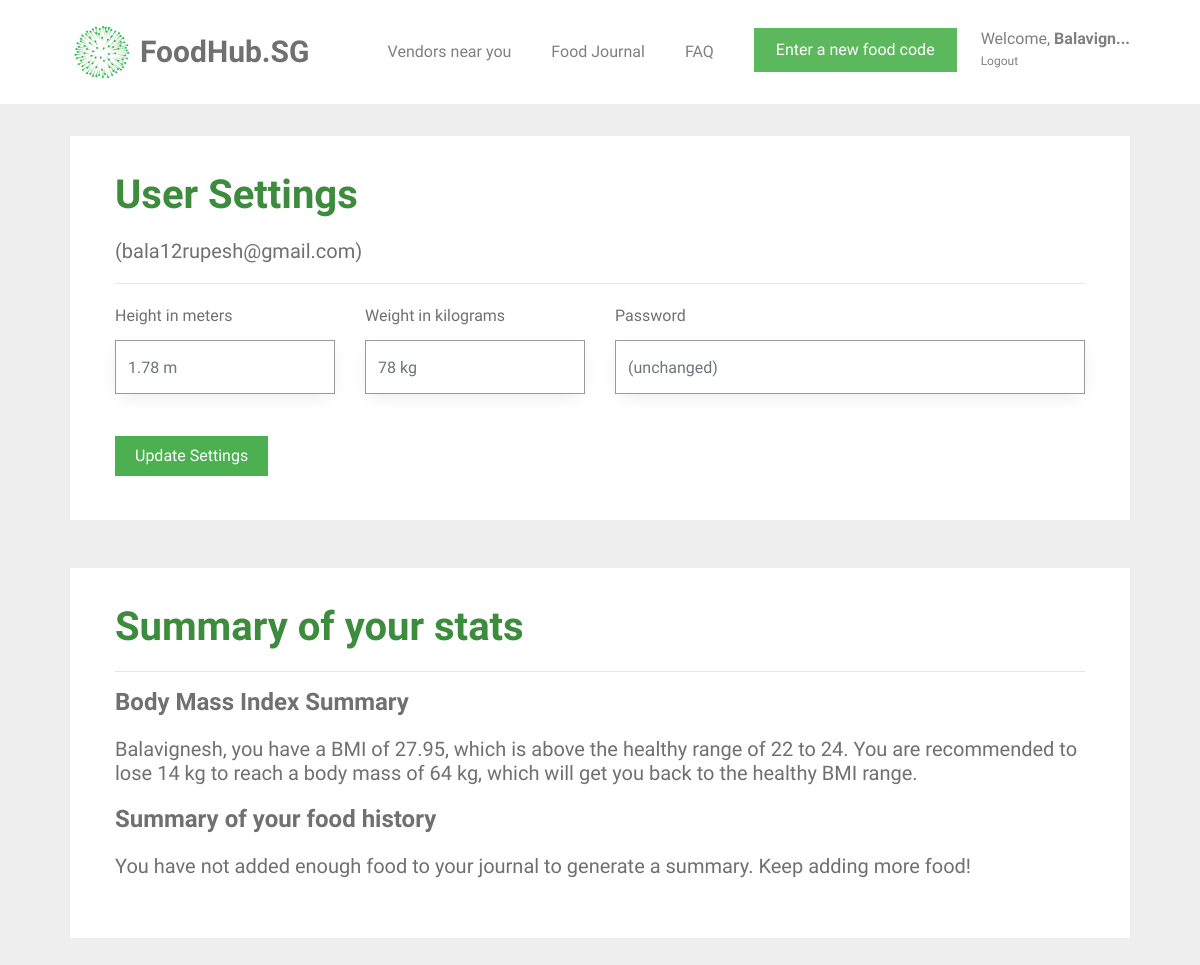
Page /user_settings (signed in) on the committed database.
### tables this page shows
CREATE TABLE user (
  id INTEGER PRIMARY KEY AUTOINCREMENT,
  name TEXT NOT NULL,
  email VARCHAR(512) UNIQUE NOT NULL,
  password TEXT NOT NULL,
  height INTEGER NOT NULL,
  weight INTEGER NOT NULL
);

### foodhubsg/user.py (the view, shortened to what this page needs)
@bp.route('/user_settings', methods=('GET', 'POST'))
@login_required
def user_settings():
    db = get_db()
    food_items = db.execute(
        'SELECT f.id, creator_id, food_name, created, calories, food_code, email'
        ' FROM food_entry f JOIN user u ON f.creator_id = u.id'
        ' WHERE f.creator_id = ? AND DATE(f.created) IN'
        ' (SELECT DISTINCT DATE(created) FROM food_entry '
        ' WHERE NOT date(f.created) = date("now") ORDER BY datetime(created) DESC LIMIT 8)'
        ' ORDER BY datetime(created) DESC',
        (g.user['id'],),
    ).fetchall()
    users = db.execute(
        'SELECT id, name, email, password, height, weight'
        ' FROM user'
        ' WHERE id = ?',
        (g.user['id'],),
    ).fetchall()
    for user in users:
        id = user['id']
        name = user['name']
        weight = user['weight']
        height = user['height']
        email = user['email']
        password = user['password']
    bmi = round(weight / height ** height, 2)
    all_dates = []
    food_dates = []
    calories_list = []
    breakfast_list = []
    lunch_list = []
    dinner_list = []
    snack_list = []
    user_average_calories = 0
    number_of_days = 0
    average_breakfast_calories = 0
    average_lunch_calories = 0
    average_dinner_calories = 0
    average_snack_calories = 0
    calories_statement = None
    snack_message = None
    password_placeholder = "(unchanged)"
    if food_items == []:
        food_exists = 0
    else:
        food_exists = 1
    for food in food_items:
        food_date = food['created'].strftime('%d-%m-%y')
        all_dates.append(food_date)
    all_dates = remove_duplicates(all_dates)
    ideal_weight = weight
    if bmi < 22:
        while ideal_weight / height ** height < 23:
            ideal_weight = ideal_weight + 1
        lose_weight = ideal_weight - weight
        bmi_statement = "{0}, you have a BMI of {1}, which is below the healthy range of 22 to 24. You are recommended " \
                        "to gain {2} kg to reach a body mass of {3} kg, which will get you back to the healthy BMI range." \
                        .format(name, bmi, lose_weight, ideal_weight)
    elif 22 < bmi < 24:
        bmi_statement = "{0}, you have a BMI of {1}, which is exactly within the healthy BMI range. " \
                        "Keep it up!".format(name, bmi)
    elif bmi > 24:
        while ideal_weight / height ** height > 23:
            ideal_weight = ideal_weight - 1
        lose_weight = weight - ideal_weight
        bmi_statement = "{0}, you have a BMI of {1}, which is above the healthy range of 22 to 24. You are recommended " \
                        "to lose {2} kg to reach a body mass of {3} kg, which will get you back to the healthy BMI range." \
                        .format(name, bmi, lose_weight, ideal_weight)
    if average_snack_calories:
        if average_snack_calories > 300:
            snack_message = "Also, you need to decrease your out-of-schedule snack intake."
    return render_template('user/user_settings.html',
                           name=name, weight=weight, height=height, email=email, password=password, bmi_statement=bmi_statement,
                           calories_statement=calories_statement, number_of_days=number_of_days, user_average_calories=user_average_calories,
                           food_exists=food_exists, password_placeholder=password_placeholder, snack_message=snack_message,
                           average_breakfast_calories=average_breakfast_calories, average_lunch_calories=average_lunch_calories,
                           average_dinner_calories=average_dinner_calories, average_snack_calories=average_snack_calories)

### foodhubsg/auth.py (called while the page is built)
def login_required(view):
    @functools.wraps(view)
    def wrapped_view(**kwargs):
        if g.user is None:
            return redirect(url_for('auth.login'))
        return view(**kwargs)
    return wrapped_view

@bp.before_app_request
def load_logged_in_user():
    user_id = session.get('user_id')
    if user_id is None:
        g.user = None
    else:
        g.user = get_db().execute(
            'SELECT * FROM user WHERE id = ?', (user_id,)
        ).fetchone()

### foodhubsg/db.py (called while the page is built)
def get_db():
    if 'db' not in g:
        g.db = sqlite3.connect(
            current_app.config['DATABASE'],
            detect_types=sqlite3.PARSE_DECLTYPES
        )
        g.db.row_factory = sqlite3.Row
    return g.db

### foodhubsg/user.py (called while the page is built)
def remove_duplicates(values):
    output = []
    seen = set()
    for value in values:
        if value not in seen:
            output.append(value)
            seen.add(value)
    return output

### foodhubsg/templates/user/user_settings.html (shortened to what this page needs)
{% extends 'base.html' %}
{% block content %}
<div id="colorlib-container">
    <div class="container">
        <div class="box1">
        <div class="row row-pb-md">
            <div class="col-md-12">
                <header>
                    <h1 class="font_color"><b>User Settings</b></h1>
                    <h5>({{ email }})</h5>
                    <hr>
                </header>
                <form method="post">
                    <div class="row form-group">
                        <div class="col-md-3">
                            <label>Height in meters</label>
                            <input name="height" id="height" type="number" step="0.01" class="form-control delprefix" value="{{ request.form['height'] }}" placeholder="{{ g.user['height'] }} m">
                        </div>
                        <div class="col-md-3">
                            <label>Weight in kilograms</label>
                            <input name="weight" id="weight" type="number" step="0.01" class="form-control delprefix" value="{{ request.form['weight'] }}" placeholder="{{ g.user['weight'] }} kg">
                        </div>
                        <div class="col-md-6 new-password">
                            <label>Password</label>
                            <input name="password" id="password" type="password" class="form-control delprefix" placeholder="{{ password_placeholder }}">
                        </div>
                    </div>
                    <br>
                    <input type="submit" value="Update Settings" class="btn btn-primary" style="background-color: #4CAF50;">
                </form>
            </div>
        </div>
        </div>
        <div class="box1">
        <div class="row row-pb-md">
            <div class="col-md-12">
                <header id="summary-header">
                    <h1 class="font_color"><b>Summary of your stats</b></h1>
                    <hr>
                </header>
                <h4><b>Body Mass Index Summary</b></h4>
                <h5>{{ bmi_statement }}</h5>
                <h4><b>Summary of your food history</b></h4>
                {% if food_exists == 0 %}
                    <h5>You have not added enough food to your journal to generate a summary. Keep adding more food!</h5>
                {% endif %}
            </div>
        </div>
        </div>
    </div>
</div>
{% endblock %}

### foodhubsg/templates/base.html (shortened to what this page needs)
<!doctype html>
<link rel="stylesheet" href="https://cdnjs.cloudflare.com/ajax/libs/font-awesome/4.7.0/css/font-awesome.min.css">
<link rel="stylesheet" href="https://stackpath.bootstrapcdn.com/bootstrap/4.1.3/css/bootstrap.min.css">
<link rel="stylesheet" href="../static/css/animate.css">
<link rel="stylesheet" href="../static/css/icomoon.css">
<link rel="stylesheet" href="../static/css/magnific-popup.css">
<link rel="stylesheet" href="../static/css/flexslider.css">
<link rel="stylesheet" href="../static/css/owl.carousel.min.css">
<link rel="stylesheet" href="../static/css/owl.theme.default.min.css">
<link rel="stylesheet" href="../static/css/style.css">
    {% block navbar %}
        <nav class="navbar navbar-light bg-white">
            <div class="container">
                <a class="navbar-brand" href="{{ url_for('index') }}">
                    <img src="../static/images/healthhub-logo.png" width="65px" height="60px" class="d-inline-block align-top" alt="FoodHub.SG Logo">
                    <span id="webname">FoodHub.SG</span>
                </a>
                {% if g.user %}
                    <ul class="navbar-nav ml-auto">
                        <li class="nav-item">
                            <a class="nav-link" href="{{ url_for('vendors.vendors') }}">Vendors near you</a>
                        </li>
                        <li class="nav-item">
                            <a class="nav-link" href="{{ url_for('food.food_journal') }}">Food Journal</a>
                        </li>
                        <li class="nav-item">
                            <a class="nav-link" href="{{ url_for('user.faq') }}">FAQ</a>
                        </li>
                        <li class="nav-item">
                            <a href="{{ url_for('food.food_journal') }}"><button type="button" class="btn btn-success">Enter a new food code</button></a>
                        </li>
                        <li class="nav-item settings nav-link">
                            <a class="nav-link" id="settings-link" href="{{ url_for('user.user_settings')}}">
                                Welcome, <span id="nav-name">{{ g.user['name'] }}!</span>
                            </a>
                            <a class="nav-link" id="logout-link" href="{{ url_for('auth.logout') }}">
                                Logout
                            </a>
                        </li>
                    </ul>
                {% endif %}
                {% endblock %}
            </div>
        </nav>
<section class="content">
    {% block content %}{% endblock %}
</section>

### foodhubsg/static/css/style.css (style rules this page uses)
.font_color { color: #3d8b3d; }
a { color: #F6490D; -webkit-transition: 0.5s; -o-transition: 0.5s; transition: 0.5s; }
h1, h2, h3, h4, h5, h6, figure { color: #707070; font-weight: 400; margin: 0 0 20px 0; }
#colorlib-container, #colorlib-instagram, #colorlib-about, #colorlib-contact, #colorlib-footer { padding: 2em 0; clear: both; }
.content { display: block; }
.form-control { -webkit-box-shadow: none; -moz-box-shadow: none; -ms-box-shadow: none; -o-box-shadow: none; box-shadow: none; border: none; font-size: 16px !important; font-weight: 300; -webkit-border-radius: 0px; -moz-border-radius: 0px; -ms-border-radius: 0px; border-radius: 0px; }
.form-group { margin-bottom: 10px; }
.btn { margin-right: 4px; margin-bottom: 4px; font-size: 16px; font-weight: 400; -webkit-border-radius: 30px; -moz-border-radius: 30px; -ms-border-radius: 30px; border-radius: 30px; -webkit-transition: 0.5s; -o-transition: 0.5s; transition: 0.5s; padding: 8px 20px; }
.btn-primary { background: #F6490D; color: #fff; }
.btn-success { background: #5cb85c; color: #fff; border: 2px solid #5cb85c; }
.form-control { -webkit-box-shadow: none; box-shadow: none; background: transparent; border: 1px solid rgba(0, 0, 0, 0.1); height: 54px; font-size: 18px; font-weight: 300; }
.row-pb-md { padding: 2em !important; }
.btn-primary { border-radius: 0; border-width: 0; }
.btn { border-radius: 0; }
.form-control { border-width: 0.2px; border-color: #999999; box-shadow: 0 5px 20px -5px rgba(0,0,0,0.1); }
.box1 { background: #ffffff; padding: 0.5em; margin-bottom: 3em; transition: box-shadow 0.5s; }
.row.row-pb-md { margin: -5px -10px 0 -10px; }
.container { padding-right: 2.5em; padding-left: 2.5em; }
#nav-name { font-weight: bold; }
.navbar-nav { flex-direction: row; }
.nav-item { padding: 10px 10px 10px 10px; margin: 10px; }
.navbar-nav > .settings { position: relative; display: block; margin-right: 0; padding-right: 0; margin-left: 0; padding-left: 0; color: #4CAF50; }
.settings > .nav-link { line-height: 22px; padding: 0; }
#logout-link { font-size: 12px; }
#webname { color: #707070; font-weight: bold; font-size: 30px; }
.bg-white { background-color: white; }

### rows in the picture
user: email "bala12rupesh@gmail.com", height "1.78 m", weight "78 kg"

### other values in the picture
{{ bmi_statement }} "Balavignesh, you have a BMI of 27.95, which is above the healthy range of 22 to 24. You are recommended to lose 14 kg to reach a body mass of 64 kg, which will get you back to the healthy BMI range."
